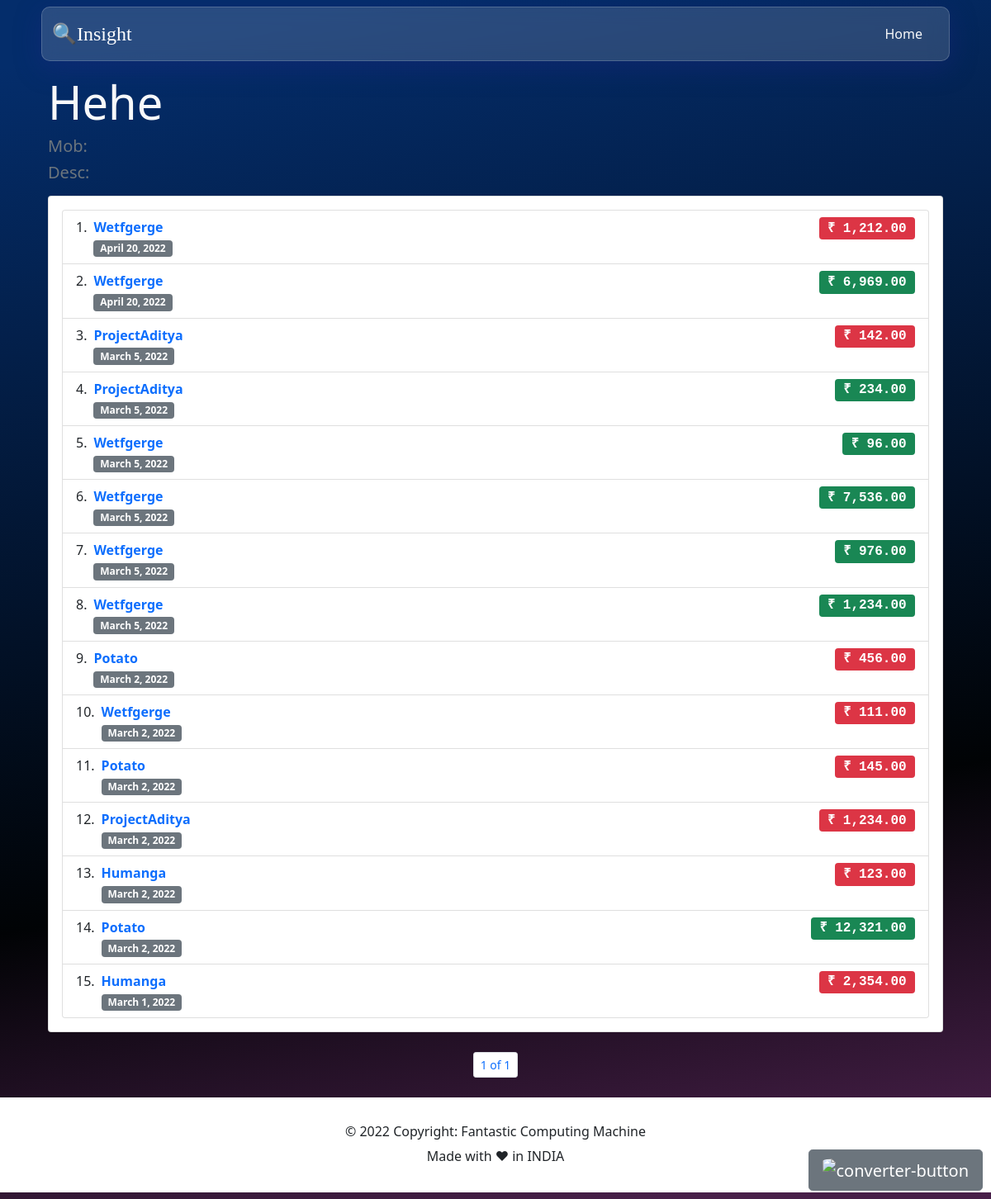
The app's page /expense/payee/15/hehe/ (signed in) with its own data.
### expense/models.py (models this page shows, shortened)
class Payee(models.Model):
    phoneNumberRegex = RegexValidator(regex=r"^\+?1?\d{8,15}$")
    name = models.CharField(max_length=255)
    description = models.TextField(blank=True, null=True)
    created_on = models.DateTimeField(auto_now_add=True)
    updated_on = models.DateTimeField(auto_now=True)
    phoneNumber = models.CharField(blank=True,
                                   validators=[phoneNumberRegex], max_length=11)

class Expense(models.Model):
    project = models.ForeignKey(
        Project, on_delete=models.CASCADE, default=1)
    payee = models.ForeignKey(Payee, on_delete=models.CASCADE)
    amount = models.DecimalField(
        max_digits=10, decimal_places=2, blank=True, null=True)
    created_on = models.DateTimeField(auto_now_add=True)
    updated_on = models.DateTimeField(auto_now=True)
    payment_status = models.CharField(
        max_length=2,
        choices=PAYMENT_STATUS,
        default="N",
    )
    is_deleted = models.BooleanField(default=False)
    deleted_on = models.DateTimeField(blank=True, null=True)

### dimension/models.py (models this page shows, shortened)
class Project(models.Model):
    name = models.CharField(max_length=255, unique=True, default='')
    author = models.ForeignKey(User, on_delete=models.CASCADE)
    description = models.TextField(
        max_length=255, blank=True, null=True, default='')
    created_on = models.DateTimeField(auto_now_add=True)
    updated_on = models.DateTimeField(auto_now=True)
    is_deleted = models.BooleanField(default=False)
    deleted_on = models.DateTimeField(blank=True, null=True)

### expense/views.py (the view)
class PayeeExpensesView(LoginRequiredMixin, ListView):
    login_url = '/user/login/'
    redirect_field_name = 'redirect_to'
    model = Expense
    template_name = 'payee_expense.html'
    context_object_name = 'expenses'
    paginate_by = 15
    def get_queryset(self):
        queryset = super().get_queryset()
        return queryset.filter(project__is_deleted=False, is_deleted=False).order_by('-created_on')
    def get_context_data(self, **kwargs):
        kwargs['payee'] = Payee.objects.filter(
            id=self.kwargs['pk'])[0]
        return super(PayeeExpensesView, self).get_context_data(**kwargs)

### expense/templates/payee_expense.html (shortened to what this page needs)
{% extends 'base.html' %}
{% load static %} {% load humanize %}
{% block header %}
<ul class="nav justify-content-end">
    <li class="nav-item">
        <a href="{% url 'home' %}" class="nav-link active text-light" aria-current="page">Home</a>
    </li>
</ul>
{% endblock %}
{% block body %}
<div class="container px-3">
    <div class="text-light pt-2 display-4">{{payee.name|title}}</div>
    <div class="text-light h5 pt-2 text-muted">Mob: </div>
    <div class="text-light h5 text-muted">Desc: {{payee.description|capfirst }}</div>
    <div class="row flex-md-row">
        <div class="col">
            <div class="card my-2">
                <div class="card-body">
                    <ol class="list-group list-group-numbered">
                        {% for item in expenses %}
                        <li class="list-group-item d-flex justify-content-between align-items-start">
                            <div class="ms-2 me-auto">
                                <a href="{% url 'project_detail' item.project.id item.project.name %}">
                                    <div class="fw-bold">
                                        {{item.project.name | capfirst }}
                                    </div>
                                </a>
                                <span class="badge bg-secondary">
                                    {{item.created_on | date}}</span>
                            </div>
                            {% if item.payment_status == 'P' %}
                            <span class="badge bg-danger fs-6 font-monospace">
                                ₹ {{item.amount | intcomma}}</span>
                            {% else %}
                            <span class="badge bg-success fs-6 font-monospace">
                                ₹ {{item.amount | intcomma}}</span>
                            {% endif %}
                        </li>
                        {% endfor %}
                    </ol>
                </div>
            </div>
        </div>
        <div class="mt-3">
            {% if expenses|length != 0 %}
            <nav aria-label="Page navigation mt-2">
                <ul class="pagination pagination-sm justify-content-center">
                    <li class="page-item">
                        <span class="page-link">
                            {{ page_obj.number }} of {{ page_obj.paginator.num_pages }}
                        </span>
                    </li>
                </ul>
            </nav>
            {% endif %}
        </div>
    </div>
</div>
{% endblock %}

### static/css/styles.css (style rules this page uses)
body { background: rgb(4, 45, 107); background: linear-gradient(170deg, rgba(4, 45, 107, 1) 5%, rgba(1, 3, 5, 1) 68%, rgba(72, 31, 73, 1) 96%); }
a { cursor: pointer !important; text-decoration: none !important; }

### records on screen
Payee: name "Hehe"
Expense: project.name "Wetfgerge", created_on "April 20, 2022", amount "1,212.00"
Expense: project.name "Wetfgerge", created_on "April 20, 2022", amount "6,969.00"
Expense: project.name "ProjectAditya", created_on "March 5, 2022", amount "142.00"
Expense: project.name "ProjectAditya", created_on "March 5, 2022", amount "234.00"
Expense: project.name "Wetfgerge", created_on "March 5, 2022", amount "96.00"
Expense: project.name "Wetfgerge", created_on "March 5, 2022", amount "7,536.00"
Expense: project.name "Wetfgerge", created_on "March 5, 2022", amount "976.00"
Expense: project.name "Wetfgerge", created_on "March 5, 2022", amount "1,234.00"
Expense: project.name "Potato", created_on "March 2, 2022", amount "456.00"
Expense: project.name "Wetfgerge", created_on "March 2, 2022", amount "111.00"
Expense: project.name "Potato", created_on "March 2, 2022", amount "145.00"
Expense: project.name "ProjectAditya", created_on "March 2, 2022", amount "1,234.00"
Expense: project.name "Humanga", created_on "March 2, 2022", amount "123.00"
Expense: project.name "Potato", created_on "March 2, 2022", amount "12,321.00"
Expense: project.name "Humanga", created_on "March 1, 2022", amount "2,354.00"

### other values on screen
{{ page_obj.number }} "1"
{{ page_obj.paginator.num_pages }} "1"
